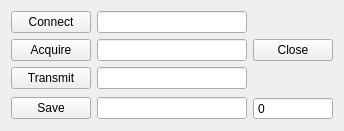
   <widget class="QWidget" name="gridLayoutWidget">
    <property name="geometry">
     <rect>
      <x>30</x>
      <y>70</y>
      <width>331</width>
      <height>131</height>
     </rect>
    </property>
    <layout class="QGridLayout" name="gridLayout_3">
     <item row="4" column="2">
      <widget class="QLineEdit" name="resultfileEdit">
       <property name="sizePolicy">
        <sizepolicy hsizetype="Expanding" vsizetype="Fixed">
         <horstretch>0</horstretch>
         <verstretch>0</verstretch>
        </sizepolicy>
       </property>
       <property name="minimumSize">
        <size>
         <width>150</width>
         <height>0</height>
        </size>
       </property>
       <property name="autoFillBackground">
        <bool>true</bool>
       </property>
       <property name="styleSheet">
        <string notr="true"/>
       </property>
       <property name="locale">
        <locale language="English" country="UnitedKingdom"/>
       </property>
       <property name="text">
        <string/>
       </property>
       <property name="alignment">
        <set>Qt::AlignCenter</set>
       </property>
      </widget>
     </item>
     <item row="0" column="2">
      <widget class="QLineEdit" name="connectedEdit">
       <property name="autoFillBackground">
        <bool>true</bool>
       </property>
       <property name="styleSheet">
        <string notr="true"/>
       </property>
       <property name="locale">
        <locale language="English" country="UnitedKingdom"/>
       </property>
       <property name="text">
        <string/>
       </property>
       <property name="alignment">
        <set>Qt::AlignCenter</set>
       </property>
      </widget>
     </item>
     <item row="2" column="2">
      <widget class="QLineEdit" name="transmitStatusEdit">
       <property name="autoFillBackground">
        <bool>true</bool>
       </property>
       <property name="styleSheet">
        <string notr="true"/>
       </property>
       <property name="locale">
        <locale language="English" country="UnitedKingdom"/>
       </property>
       <property name="text">
        <string/>
       </property>
       <property name="alignment">
        <set>Qt::AlignCenter</set>
       </property>
      </widget>
     </item>
     <item row="1" column="3">
      <widget class="QPushButton" name="closeButton">
       <property name="maximumSize">
        <size>
         <width>16777215</width>
         <height>16777215</height>
        </size>
       </property>
       <property name="styleSheet">
        <string notr="true"/>
       </property>
       <property name="locale">
        <locale language="English" country="UnitedKingdom"/>
       </property>
       <property name="text">
        <string>Close</string>
       </property>
      </widget>
     </item>
     <item row="1" column="2">
      <widget class="QLineEdit" name="statusEdit">
       <property name="autoFillBackground">
        <bool>true</bool>
       </property>
       <property name="styleSheet">
        <string notr="true"/>
       </property>
       <property name="locale">
        <locale language="English" country="UnitedKingdom"/>
       </property>
       <property name="text">
        <string/>
       </property>
       <property name="alignment">
        <set>Qt::AlignCenter</set>
       </property>
      </widget>
     </item>
     <item row="4" column="3">
      <widget class="QSpinBox" name="filecounterSpinBox">
       <property name="buttonSymbols">
        <enum>QAbstractSpinBox::NoButtons</enum>
       </property>
      </widget>
     </item>
     <item row="0" column="0">
      <widget class="QPushButton" name="connectButton">
       <property name="styleSheet">
        <string notr="true"/>
       </property>
       <property name="locale">
        <locale language="English" country="UnitedKingdom"/>
       </property>
       <property name="text">
        <string>Connect</string>
       </property>
      </widget>
     </item>
     <item row="2" column="0">
      <widget class="QPushButton" name="transmitButton">
       <property name="styleSheet">
        <string notr="true"/>
       </property>
       <property name="locale">
        <locale language="English" country="UnitedKingdom"/>
       </property>
       <property name="text">
        <string>Transmit</string>
       </property>
       <property name="checkable">
        <bool>true</bool>
       </property>
       <property name="flat">
        <bool>false</bool>
       </property>
      </widget>
     </item>
     <item row="1" column="0">
      <widget class="QPushButton" name="acquireButton">
       <property name="maximumSize">
        <size>
         <width>16777215</width>
         <height>16777215</height>
        </size>
       </property>
       <property name="styleSheet">
        <string notr="true"/>
       </property>
       <property name="locale">
        <locale language="English" country="UnitedKingdom"/>
       </property>
       <property name="text">
        <string>Acquire</string>
       </property>
       <property name="checkable">
        <bool>true</bool>
       </property>
       <property name="checked">
        <bool>false</bool>
       </property>
       <property name="flat">
        <bool>false</bool>
       </property>
      </widget>
     </item>
     <item row="4" column="0">
      <widget class="QPushButton" name="saveButton">
       <property name="maximumSize">
        <size>
         <width>16777215</width>
         <height>16777215</height>
        </size>
       </property>
       <property name="styleSheet">
        <string notr="true"/>
       </property>
       <property name="locale">
        <locale language="English" country="UnitedKingdom"/>
       </property>
       <property name="text">
        <string>Save</string>
       </property>
      </widget>
     </item>
     <item row="3" column="0">
      <spacer name="verticalSpacer_7">
       <property name="orientation">
        <enum>Qt::Vertical</enum>
       </property>
       <property name="sizeHint" stdset="0">
        <size>
         <width>20</width>
         <height>40</height>
        </size>
       </property>
      </spacer>
     </item>
    </layout>
   </widget>
